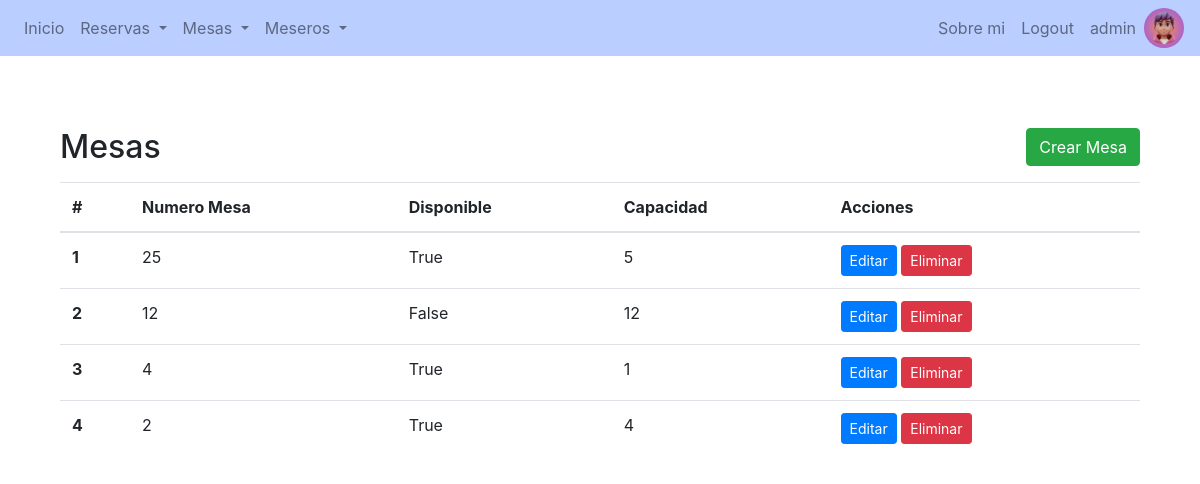
The page /restaurant/mesa/list (signed in) on the database as committed earlier.
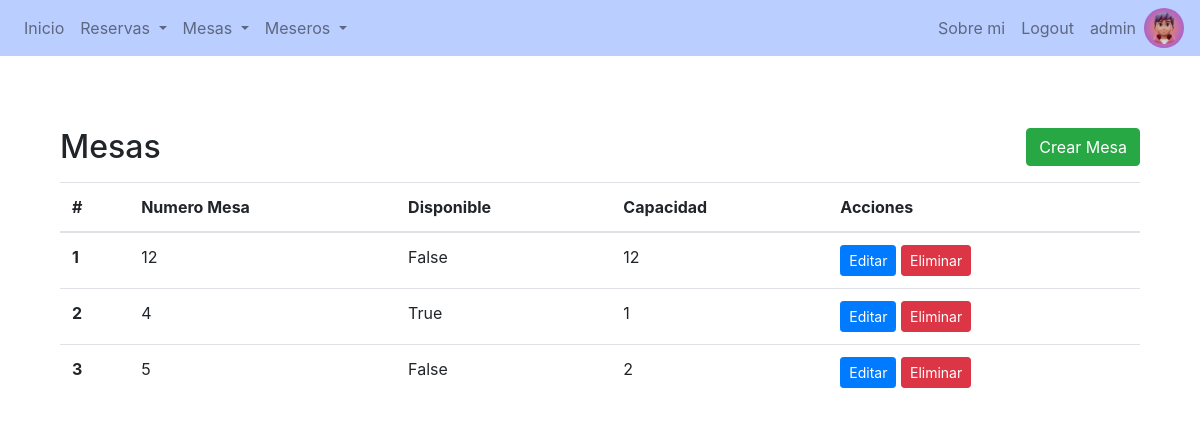
The same page on the database as committed later.
### Restaurant/models.py (models this page shows, shortened)
class Mesa(models.Model):
    numero = models.IntegerField()
    disponible = models.BooleanField(default=True)
    capacidad = models.IntegerField()

### Restaurant/views.py (the view)
# urls.py: path("mesa/list", MesaListView.as_view(), name="mesa-lista"),
class MesaListView(LoginRequiredMixin,ListView):
    model = Mesa
    template_name = 'Restaurant/mesa_list.html'
    context_object_name = 'mesas'

### Restaurant/templates/Restaurant/mesa_list.html (shortened to what this page needs)
{% extends 'Restaurant/base.html' %}
{% block content %}
<section class="py-5">
    <div class="container">
        <div class="d-flex justify-content-between align-items-center mb-3">
            <h2 class="mb-0">Mesas</h2>
            <a href="{% url 'mesa-crear' %}" class="btn btn-success">Crear Mesa</a>
        </div>
        <table class="table">
            <thead>
                <tr>
                    <th scope="col">#</th>
                    <th scope="col">Numero Mesa</th>
                    <th scope="col">Disponible</th>
                    <th scope="col">Capacidad</th>
                    <th scope="col">Acciones</th>
                </tr>
            </thead>
            <tbody>
                {% if mesas %}
                {% for mesa in mesas %}
                <tr>
                    <th scope="row">{{ forloop.counter }}</th>
                    <td>{{ mesa.numero }}</td>
                    <td>{{ mesa.disponible }}</td>
                    <td>{{ mesa.capacidad }}</td>
                    <td>
                        <a href="{% url 'mesa-update' mesa.id %}" class="btn btn-primary btn-sm">Editar</a>
                        <a href="{% url 'mesa-delete' mesa.id %}" class="btn btn-danger btn-sm">Eliminar</a>
                    </td>
                </tr>
                {% endfor %}
                {% else %}
                <tr>
                    <td colspan="7">No hay Mesas.</td>
                </tr>
                {% endif %}
            </tbody>
        </table>
    </div>
</section>
{% endblock %}

Rows that differ between the two databases and show on the page:
removed Mesa: numero "25", disponible "True", capacidad "5"
removed Mesa: numero "2", disponible "True", capacidad "4"
added Mesa: numero "5", disponible "False", capacidad "2"
